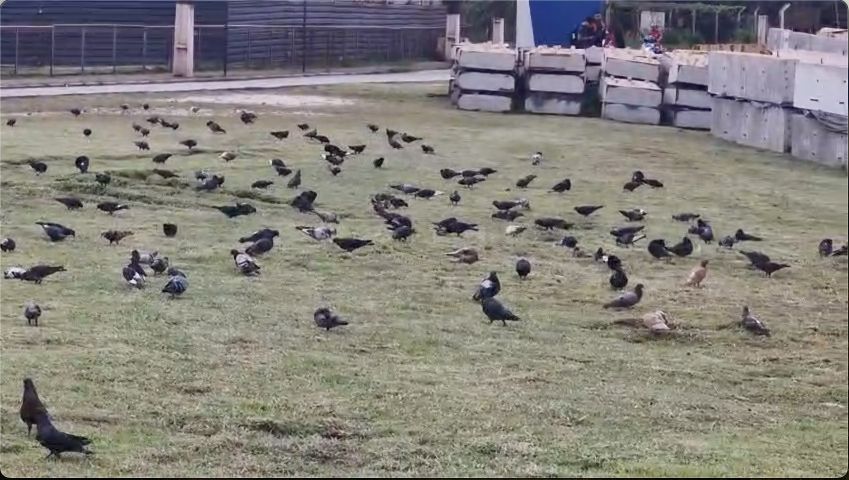
#> input picture 07-proj03/dados/pombos1.png, 1698 x 960 px, given in place of pombos.mp4, which was not available (shown at 1/2 size)
$ python pega-pombo.py
#> lines starting #> are read from the running program, lines starting #| are printed output that depends on the picture; after the words box and inside, x2 and y2 are one past the last pixel; in counts of white or black regions, pixels touching at a corner belong together; pictures that were not available may be replaced by others from this repository, and a replacement may not be noted
import cv2
import numpy as np


AREA_MIN_POMBO = 100

lower_pombo = np.array([56, 0, 45])
upper_pombo = np.array([179, 142, 212])


cap = cv2.VideoCapture('dados/pombos.mp4')

while True:
    ret, frame = cap.read()
#> frame is the input picture: shape (960, 1698, 3); mean B, G, R 123.9, 129.8, 132.7
    if not ret:
        break

    img_bgr = frame
    img_hsv = cv2.cvtColor(img_bgr, cv2.COLOR_BGR2HSV)
#> img_hsv: shape (960, 1698, 3); mean H, S, V 55.4, 38.6, 137.3

    mask_pombo_roi = cv2.inRange(img_hsv, lower_pombo, upper_pombo)
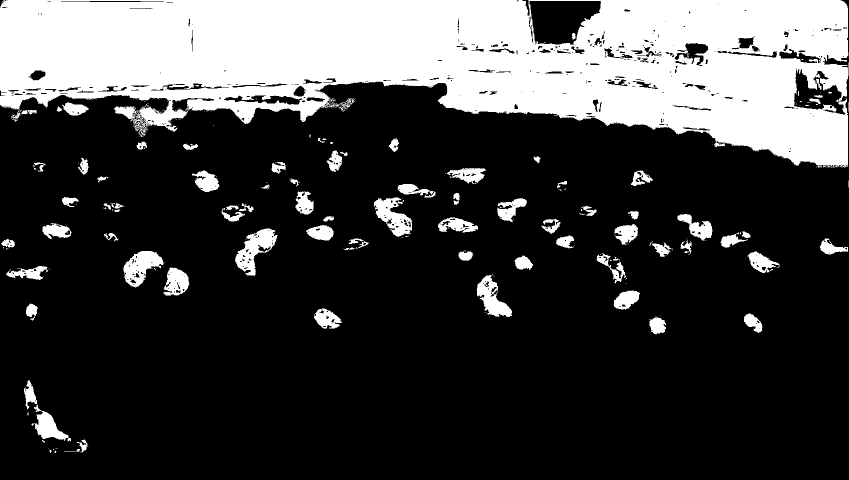
#> mask_pombo_roi: shape (960, 1698) (shown at 1/2 size); 25.6% white; 238 white regions (157 under 20 px)

    # Filtra contornos dos pombos
    contours_pombo, _ = cv2.findContours(mask_pombo_roi, cv2.RETR_EXTERNAL, cv2.CHAIN_APPROX_SIMPLE)
#> contours_pombo = 226 contours, 153 with area under 20; largest, box (x1, y1, x2, y2) and area: (0, 0, 1696, 335) 385082, (470, 457, 555, 552) 3686, (247, 502, 327, 575) 3236, (747, 395, 824, 474) 3105, (953, 550, 1024, 634) 2808
    # vou remover os últimos 3 contornos, que são grandes demais e representam o fundo
    contours_pombo = sorted(contours_pombo, key=cv2.contourArea, reverse=False)[:-3]
#> contours_pombo = 223 contours, 153 with area under 20; largest, box (x1, y1, x2, y2) and area: (747, 395, 824, 474) 3105, (953, 550, 1024, 634) 2808, (48, 761, 142, 883) 2684, (327, 534, 379, 591) 1971, (1355, 428, 1425, 481) 1566
    # Filtra contornos com base na área mínima
    contours_filtrados = [cnt for cnt in contours_pombo if cv2.contourArea(cnt) > AREA_MIN_POMBO]
#> contours_filtrados = 53 contours; largest, box (x1, y1, x2, y2) and area: (747, 395, 824, 474) 3105, (953, 550, 1024, 634) 2808, (48, 761, 142, 883) 2684, (327, 534, 379, 591) 1971, (1355, 428, 1425, 481) 1566

    # Desenha os contornos originais
    img_result = img_bgr.copy()
    cv2.drawContours(img_result, contours_pombo, -1, (0, 255, 0), 2)
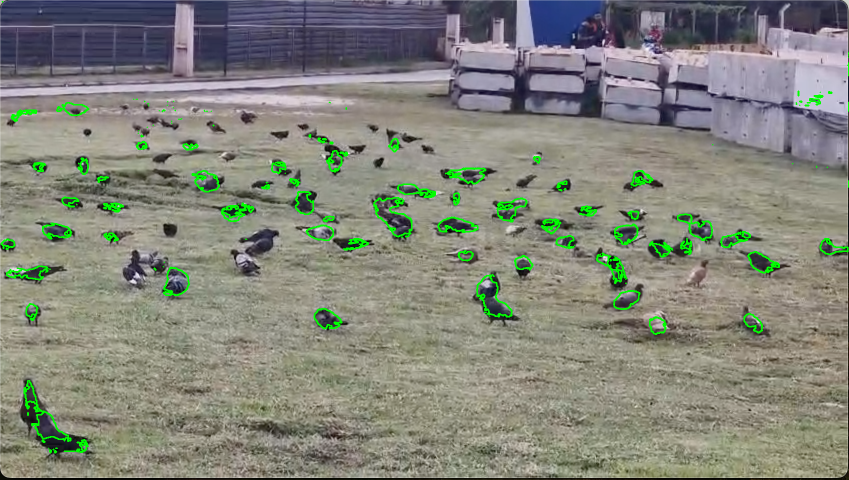
#> img_result: shape (960, 1698, 3) (shown at 1/2 size); 1.97% of pixels changed, all inside (x1, y1, x2, y2) = (1, 2, 1698, 907)
    img_result1= img_bgr.copy()
    cv2.drawContours(img_result1, contours_filtrados, -1, (0, 255, 0), 2)
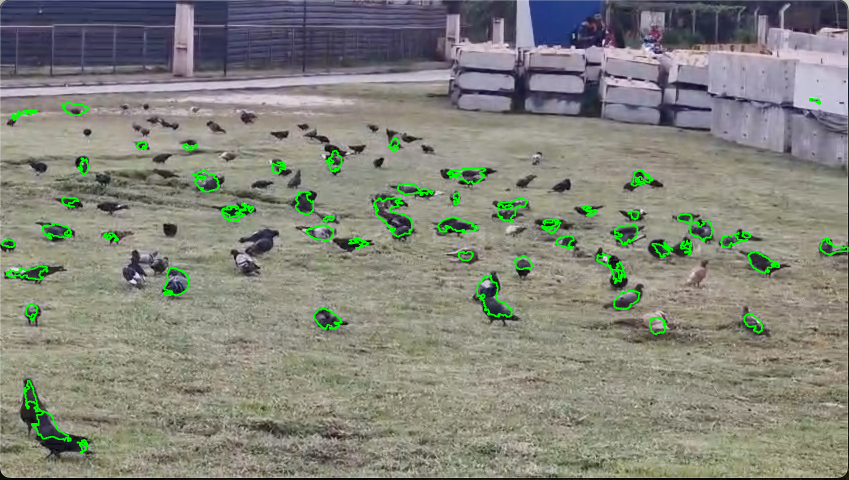
#> img_result1: shape (960, 1698, 3) (shown at 1/2 size); 1.71% of pixels changed, all inside (x1, y1, x2, y2) = (1, 196, 1697, 906)

    texto = f"detectados antes: {len(contours_pombo)}, depois: {len(contours_filtrados)}"
#> texto = 'detectados antes: 223, depois: 53'
    cv2.putText(img_result, texto, (10, 30), cv2.FONT_HERSHEY_SIMPLEX, 1, (0, 0, 255), 2)
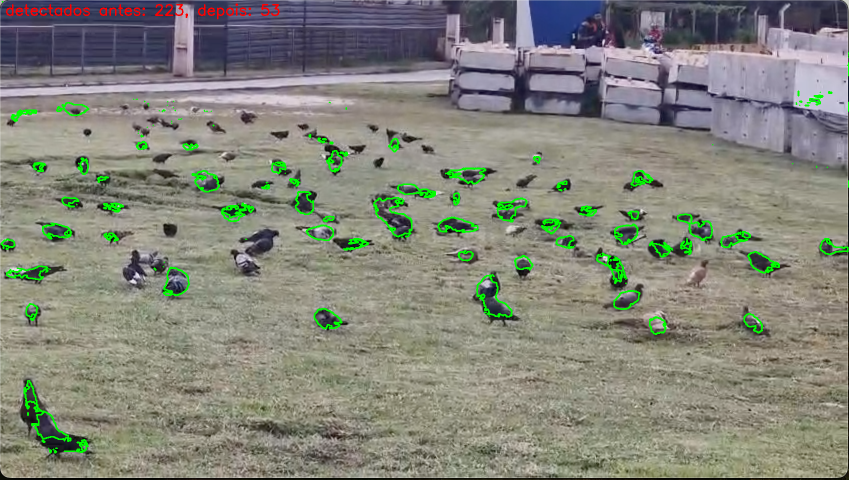
#> img_result: shape (960, 1698, 3) (shown at 1/2 size); 0.22% of pixels changed, all inside (x1, y1, x2, y2) = (12, 7, 559, 39)
    cv2.putText(img_result1, texto, (10, 30), cv2.FONT_HERSHEY_SIMPLEX, 1, (0, 0, 255), 2)
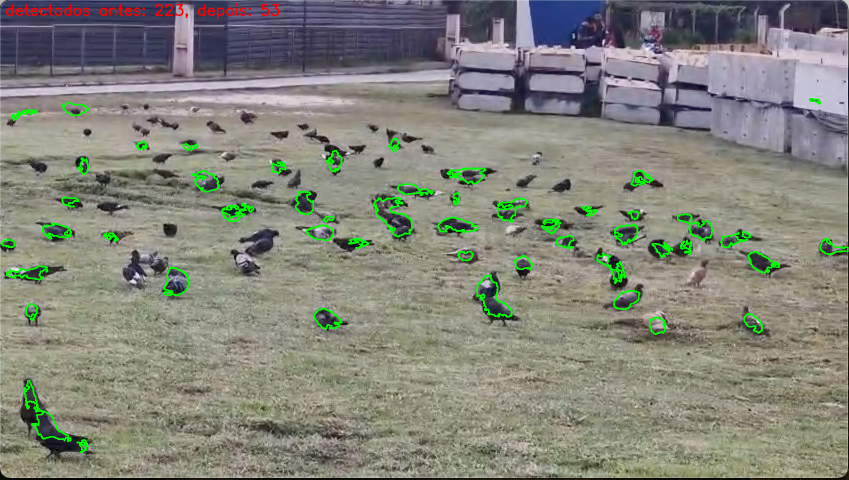
#> img_result1: shape (960, 1698, 3) (shown at 1/2 size); 0.22% of pixels changed, all inside (x1, y1, x2, y2) = (12, 7, 559, 39)

    cv2.imshow("antes", img_result)
    cv2.imshow("depois", img_result1)
    # Tecla 'q' para sair
    if cv2.waitKey(1) & 0xFF == ord('q'):
#> (key q is pressed here)
        break

cap.release()
cv2.destroyAllWindows()

$ run again, on 07-proj03/dados/pombos2.png
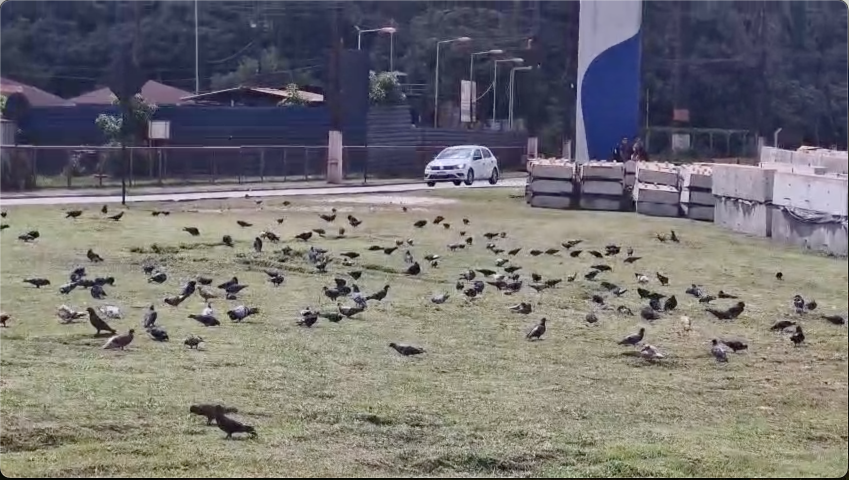
#> input picture 07-proj03/dados/pombos2.png, 1698 x 960 px, given in place of pombos.mp4, which was not available (shown at 1/2 size)
#> frame is the input picture: shape (960, 1698, 3); mean B, G, R 114.2, 113.9, 116.3
#> img_hsv: shape (960, 1698, 3); mean H, S, V 68.9, 55.8, 126.4
#> `mask_pombo_roi = cv2.inRange(img_hsv, lower_pombo, upper_pombo)`:
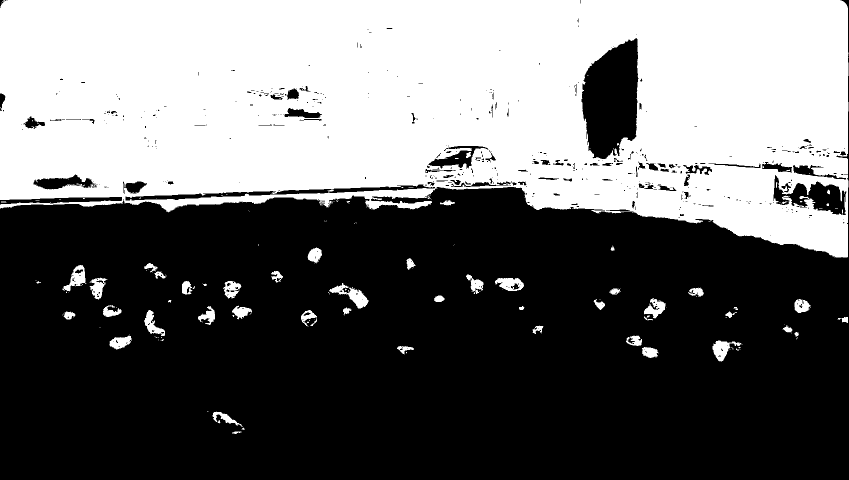
#> mask_pombo_roi: shape (960, 1698) (shown at 1/2 size); 41.9% white; 178 white regions (122 under 20 px)
#> `contours_pombo, _ = cv2.findContours(mask_pombo_roi, cv2.RETR_EXTERNAL..`: contours_pombo = 140 contours, 98 with area under 20; largest, box (x1, y1, x2, y2) and area: (0, 0, 1696, 515) 707485, (658, 566, 737, 617) 1286, (125, 530, 173, 582) 1046, (990, 556, 1048, 582) 1034, (1425, 681, 1485, 723) 1018
#> `contours_pombo = sorted(contours_pombo, key=cv2.contourArea, reverse=F..`: contours_pombo = 137 contours, 98 with area under 20; largest, box (x1, y1, x2, y2) and area: (990, 556, 1048, 582) 1034, (1425, 681, 1485, 723) 1018, (288, 620, 330, 672) 826, (1288, 596, 1331, 637) 812, (179, 555, 215, 599) 806
#> contours_filtrados = 33 contours; largest, box (x1, y1, x2, y2) and area: (990, 556, 1048, 582) 1034, (1425, 681, 1485, 723) 1018, (288, 620, 330, 672) 826, (1288, 596, 1331, 637) 812, (179, 555, 215, 599) 806
#> texto = 'detectados antes: 137, depois: 33'
#> `cv2.putText(img_result1, texto, (10, 30), cv2.FONT_HERSHEY_SIMPLEX, 1,..`:
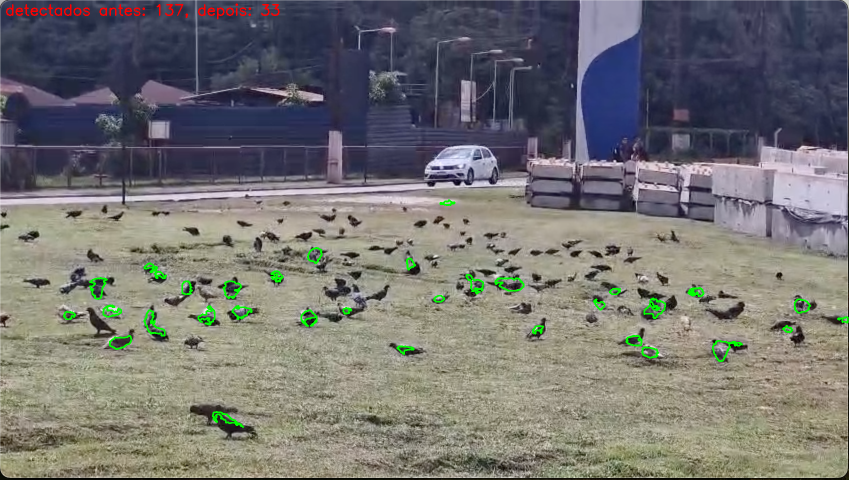
#> img_result1: shape (960, 1698, 3) (shown at 1/2 size); mean B, G, R 113.3, 115, 116

$ run again, on 07-proj03/dados/pombos3.png
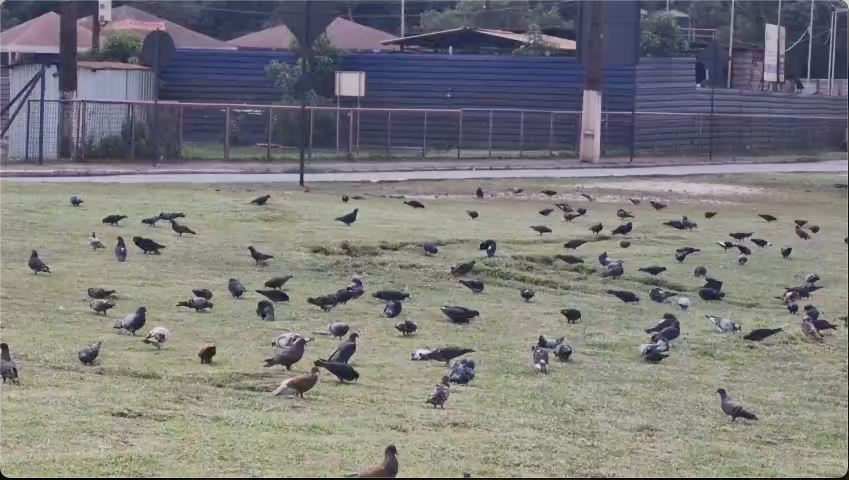
#> input picture 07-proj03/dados/pombos3.png, 1698 x 960 px, given in place of pombos.mp4, which was not available (shown at 1/2 size)
#> frame is the input picture: shape (960, 1698, 3); mean B, G, R 124.1, 124.5, 125
#> img_hsv: shape (960, 1698, 3); mean H, S, V 70.4, 42.1, 134.2
#> `mask_pombo_roi = cv2.inRange(img_hsv, lower_pombo, upper_pombo)`:
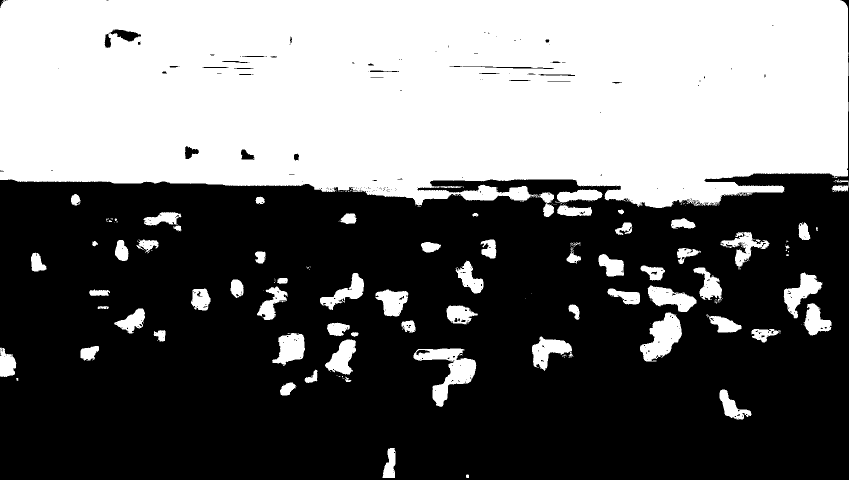
#> mask_pombo_roi: shape (960, 1698) (shown at 1/2 size); 43.2% white; 190 white regions (118 under 20 px)
#> `contours_pombo, _ = cv2.findContours(mask_pombo_roi, cv2.RETR_EXTERNAL..`: contours_pombo = 190 contours, 122 with area under 20; largest, box (x1, y1, x2, y2) and area: (0, 0, 1696, 416) 633089, (827, 697, 953, 814) 5376, (1280, 625, 1364, 723) 4424, (1567, 545, 1645, 637) 2836, (1295, 571, 1393, 624) 2729
#> `contours_pombo = sorted(contours_pombo, key=cv2.contourArea, reverse=F..`: contours_pombo = 187 contours, 122 with area under 20; largest, box (x1, y1, x2, y2) and area: (1567, 545, 1645, 637) 2836, (1295, 571, 1393, 624) 2729, (544, 666, 610, 732) 2617, (1064, 673, 1144, 742) 2590, (650, 679, 712, 749) 2366
#> contours_filtrados = 53 contours; largest, box (x1, y1, x2, y2) and area: (1567, 545, 1645, 637) 2836, (1295, 571, 1393, 624) 2729, (544, 666, 610, 732) 2617, (1064, 673, 1144, 742) 2590, (650, 679, 712, 749) 2366
#> texto = 'detectados antes: 187, depois: 53'
#> `cv2.putText(img_result1, texto, (10, 30), cv2.FONT_HERSHEY_SIMPLEX, 1,..`:
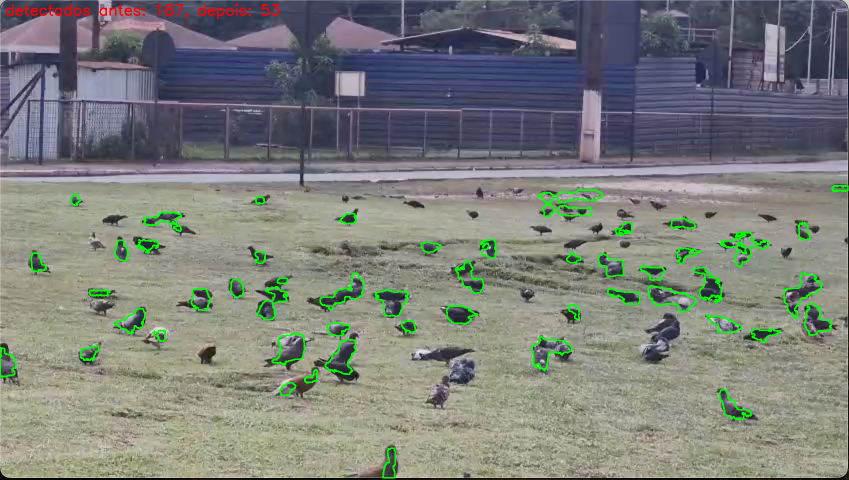
#> img_result1: shape (960, 1698, 3) (shown at 1/2 size); mean B, G, R 122, 127, 123.5
